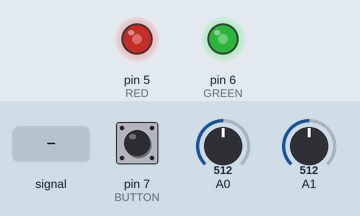
Simulated run of this sketch. Board: Arduino Uno, built with avr-gcc and run on an emulated ATmega328P. Parts: output pins drawn as LEDs (lit = HIGH). The inputs (shaded band) are chosen by the test bench; at power-on: A0 = 512, A1 = 512, pin 7 (BUTTON) LOW. What the sketch prints to the serial monitor is not drawn.

Above: at 1.2 s.
1.3 s: A0 fed a 200 Hz sine of ±81 counts around its level
Timing chart, 0 to 4.1 s (numbered marks = the images above; inputs shaded):
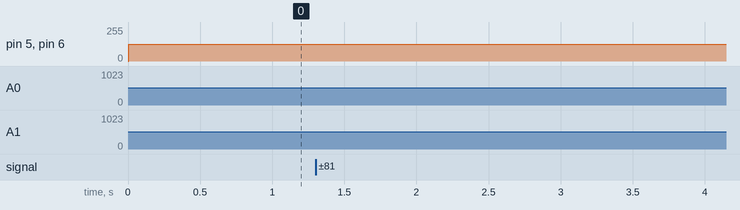

The sketch:

redgreenAdvancedXY.ino
```cpp
#define RED 5
#define GREEN 6
#define BUTTON 7
#define BOX 20

int joystickY;
int joystickX;
bool button;
int js_restX = 0;
int js_restY = 0;
int red, green;
short loopdex = 0;
int i;

void setup() {
  // put your setup code here, to run once:
  pinMode(RED, OUTPUT);
  pinMode(GREEN, OUTPUT);
  pinMode(BUTTON, INPUT);

  Serial.begin(9600);

  ////////// SET X RESTING POSITION
  for (i = 0; i < BOX; i++) {
    js_restX += analogRead(A0);
    js_restY += analogRead(A1);
  }
  js_restX = floor(js_restX / BOX);
  js_restY = floor(js_restX / BOX);
}

void loop() {
  joystickX = analogRead(A0);
  joystickY = analogRead(A1);

  //// SET REST POSITION WITH BUTTON
  button = digitalRead(BUTTON);
  if (button) {
    js_restX = 0;
    js_restY = 0;
    for (i = 0; i < BOX; i++) {
      js_restX += analogRead(A0);
      js_restY += analogRead(A1);
    }
    js_restX = floor(js_restX / BOX);
    js_restY = floor(js_restX / BOX);
  }

  green = map(joystickX, 0, 1024, 0, 255);
  red = map(joystickY, 0, 1024, 0, 255);

  analogWrite(RED, red);
  analogWrite(GREEN, green);

  /// REPORT TO SERIAL TERMINAL EVERY 1000 ITERATIONS
  if (loopdex % 1000 == 0)
  {
    Serial.print(loopdex);
    Serial.print("\t");
    Serial.print(joystickX);
    Serial.print("\t");
    Serial.println(joystickY);
  }
  loopdex++;
}
```
